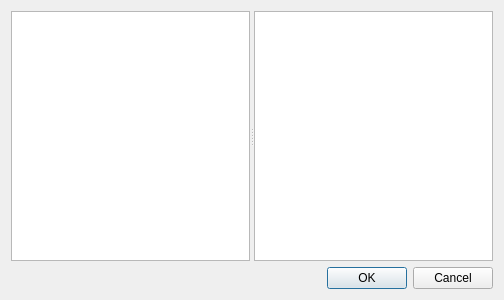
<?xml version="1.0" encoding="UTF-8"?>
<ui version="4.0">
 <class>Dialog</class>
 <widget class="QDialog" name="Dialog">
  <property name="geometry">
   <rect>
    <x>0</x>
    <y>0</y>
    <width>504</width>
    <height>300</height>
   </rect>
  </property>
  <property name="windowTitle">
   <string>Dialog</string>
  </property>
  <layout class="QVBoxLayout" name="verticalLayout">
   <item>
    <widget class="QSplitter" name="splitter">
     <property name="orientation">
      <enum>Qt::Horizontal</enum>
     </property>
     <widget class="QTableView" name="tableView"/>
     <widget class="QTableView" name="tableView_2"/>
    </widget>
   </item>
   <item>
    <widget class="QDialogButtonBox" name="buttonBox">
     <property name="orientation">
      <enum>Qt::Horizontal</enum>
     </property>
     <property name="standardButtons">
      <set>QDialogButtonBox::Cancel|QDialogButtonBox::Ok</set>
     </property>
    </widget>
   </item>
  </layout>
 </widget>
 <resources/>
 <connections>
  <connection>
   <sender>buttonBox</sender>
   <signal>accepted()</signal>
   <receiver>Dialog</receiver>
   <slot>accept()</slot>
   <hints>
    <hint type="sourcelabel">
     <x>248</x>
     <y>254</y>
    </hint>
    <hint type="destinationlabel">
     <x>157</x>
     <y>274</y>
    </hint>
   </hints>
  </connection>
  <connection>
   <sender>buttonBox</sender>
   <signal>rejected()</signal>
   <receiver>Dialog</receiver>
   <slot>reject()</slot>
   <hints>
    <hint type="sourcelabel">
     <x>316</x>
     <y>260</y>
    </hint>
    <hint type="destinationlabel">
     <x>286</x>
     <y>274</y>
    </hint>
   </hints>
  </connection>
 </connections>
</ui>
